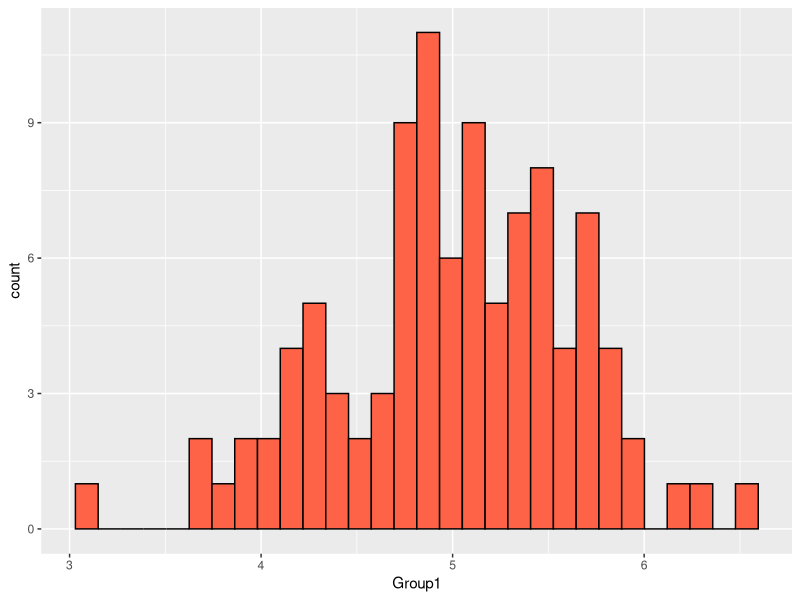
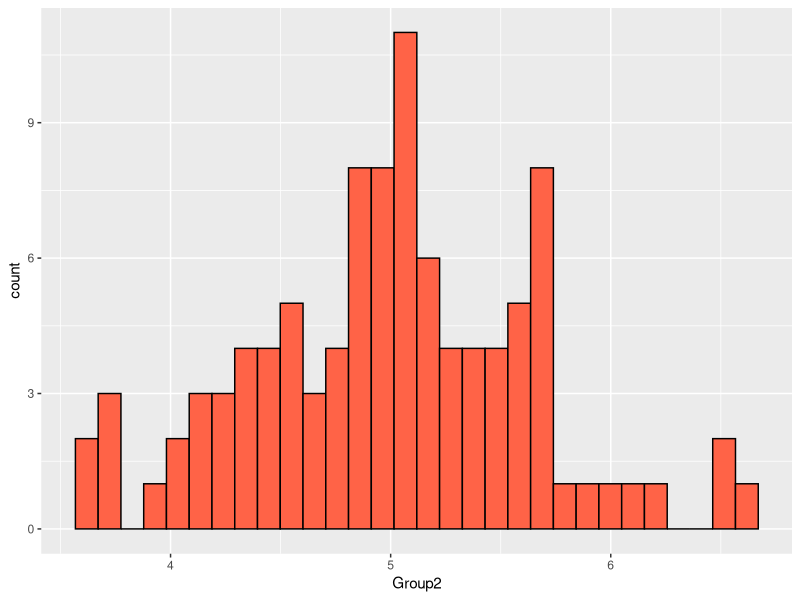
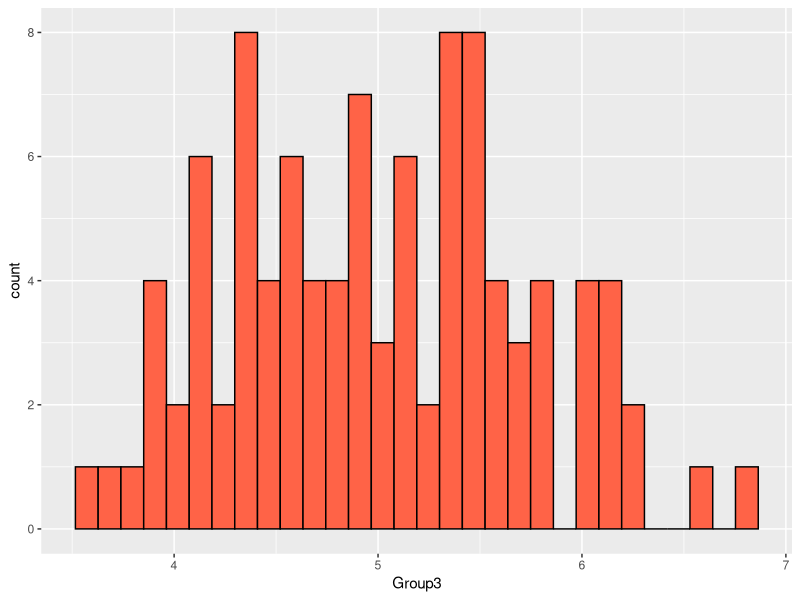

The R source for these figures, in order:
## ---- chunk 1
myvector <- rbinom(n=45,size = 1,prob = 0.9)
counter <- 0

for(i in 1:length(myvector)){
  if(myvector[i]==0)
    counter <- counter + 1
}

print(counter)
## ---- chunk 2
myvectorsub <- myvector[myvector == 0]
length(myvectorsub)
## ---- chunk 3

makemat <- function(x,y) {
  mat <- matrix(nrow = x, ncol = y)
  
  for(i in 1:nrow(mat)){
    for(j in 1:ncol(mat)){
     mat[i,j] <- i*j
    }
  }
  print(mat)
}

makemat(x=sample(1:10, 1),y=sample(1:10, 1))
## ---- chunk 4
Group1 <- rnorm(10, mean = 5)
Group2 <- rnorm(10, mean = 2)
Group3 <- rnorm(10, mean = 8)

Groups <- c(rep("Group1",10),rep("Group2",10),rep("Group3",10))
ResVar <- c(Group1, Group2, Group3)
Group.df <- data.frame(Groups, ResVar) 
head(Group.df)

## ---- chunk 5
library(dplyr)

shuffle_data <- function(){
  
  ShuffResVar <- sample(Group.df$ResVar)
  Shuff.df <- data.frame(Groups, ShuffResVar)
  
  Averages <- Shuff.df %>%
    group_by(Groups) %>%
    summarise_at(vars(ShuffResVar), list(name=mean))

  averages<-(Averages$name)
  
  return(averages)

}

shuffle_data()


## ---- chunk 6
# want to create an empty data frame. 
# use i to append onto data frame at [i] row 

n_sim <- 100

Replicate <- rep(NA, 100)
Group1 <- rep(NA, 100)
Group2 <- rep(NA, 100)
Group3 <- rep(NA, 100)

Randomization <- data.frame(Replicate,Group1,Group2,Group3)

for(i in seq_len(n_sim)){
   temp1 <- shuffle_data()
   
   Randomization[i,] <- c(i,temp1)
  
}

head(Randomization)

## ---- chunk 7
library(ggplot2)

g1 <- ggplot(data=Randomization,
             mapping=aes(x=Group1,fill=I("tomato"),color=I("black"))) + geom_histogram()
print(g1)

g2 <- ggplot(data=Randomization,
             mapping=aes(x=Group2,fill=I("tomato"),color=I("black"))) + geom_histogram()
print(g2)

g3 <- ggplot(data=Randomization,
             mapping=aes(x=Group3,fill=I("tomato"),color=I("black"))) + geom_histogram()
print(g3)

